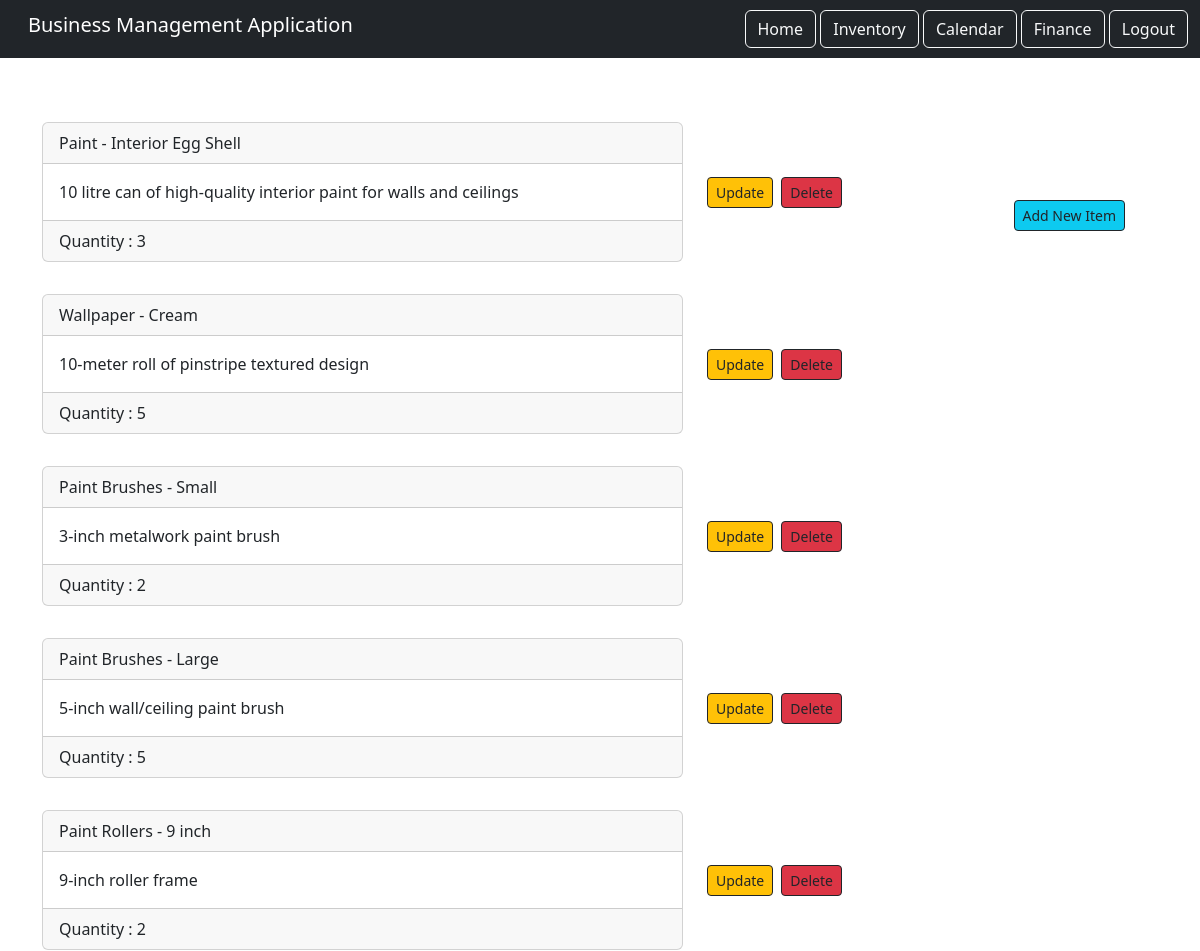
The page /inventory/ (signed in, upper part) on the database as committed earlier.
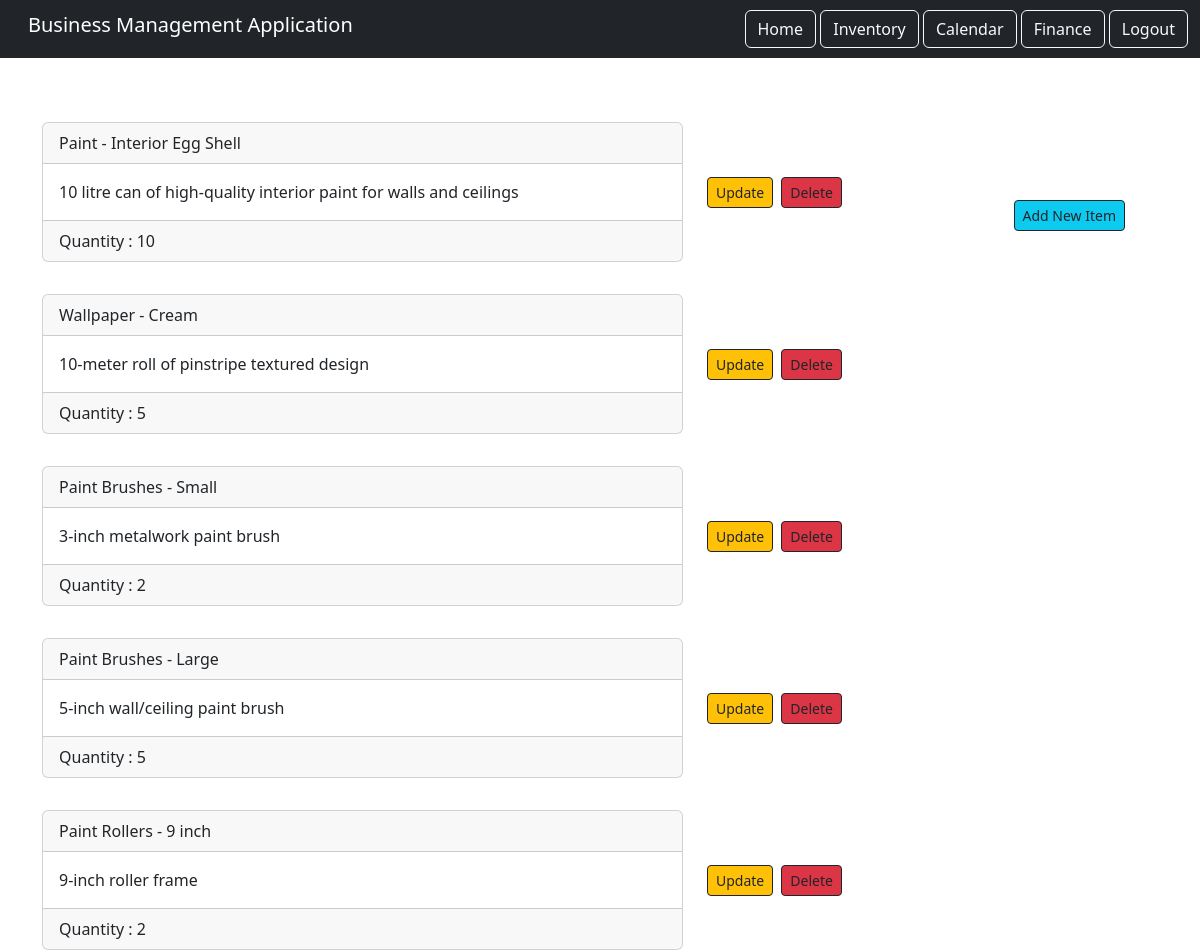
The same page on the database as committed later.
### inventory_component/models.py (models this page shows)
class Inventory(models.Model):
    item = models.CharField(max_length=500)
    description = models.TextField()
    quantity = models.PositiveIntegerField()
    user = models.ForeignKey(User, on_delete=models.CASCADE, related_name='items')

### inventory_component/views.py (the view)
# urls.py: path('', views.InventoryList.as_view(), name="inventory_list"),
class InventoryList(LoginRequiredMixin, ListView):
    model = Inventory
    context_object_name = "items"
    template_name = "inventory_list.html"
    login_url = '/login'
    def get_queryset(self):
        return self.request.user.items.all()

### inventory_component/templates/Inventory_list.html (shortened to what this page needs)
{% extends 'base.html' %}
{% load static %}
{% block content %}
<div>
    <a href="{% url 'item.new' %}" class="btn btn-info btn-sm btn-outline-dark add-new-item-btn-sticky">Add New Item</a>
</div>
<div class="row">
    {% for item in items %}
        <div class="col-md-7 py-3">
            <div class="card">
                <div class="card-header">
                    {{ item.item }}
                </div>
                <div class="card-body ">
                    {{ item.description }}
                </div>
                <div class="card-footer">
                    Quantity : {{ item.quantity }}
                </div>
            </div>
        </div>
<div class="col-md-5 py-3 d-flex align-items-center">
<div>
    <a href="{% url 'item.update' pk=item.id %}" class="btn btn-sm btn-warning btn-outline-dark btn-block update-button-right-padding">Update</a>
</div>
<div>
    <button type="button" class="btn btn-sm btn-danger btn-outline-dark btn-block" data-bs-toggle="modal" data-bs-target="#deleteModal-{{ item.id }}">Delete</button>
</div>
</div>
{% endfor %}
</div>
{% endblock content %}

Rows that differ between the two databases and show on the page:
changed Inventory "Paint - Interior Egg Shell": quantity "3" → "10"
